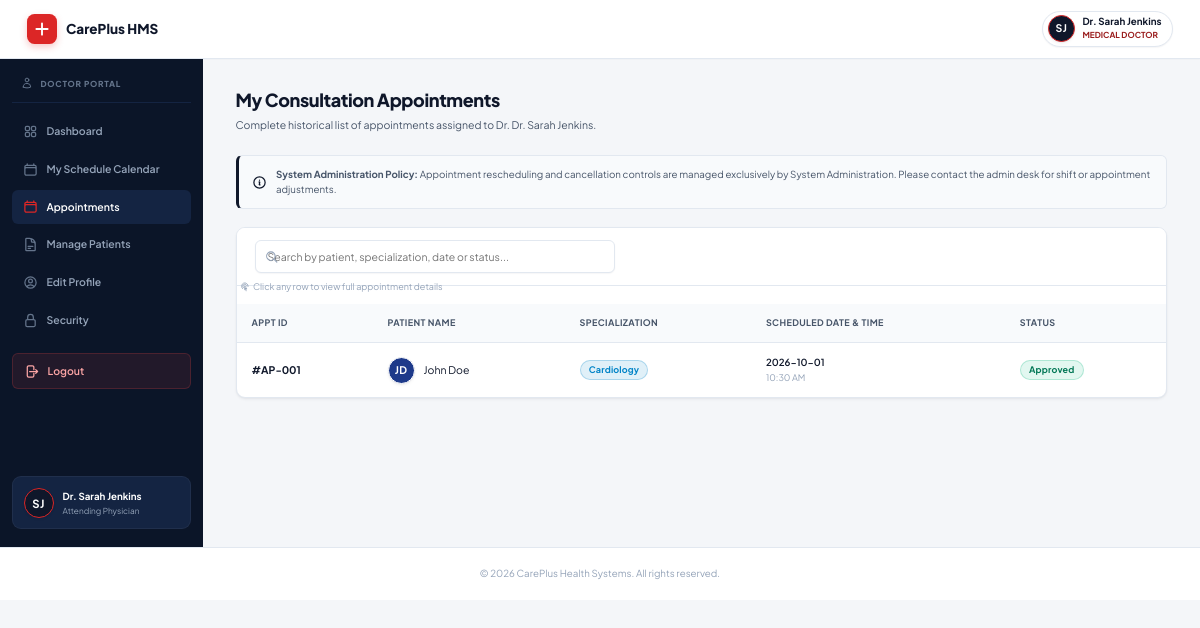
/doctor/appointment-history.php (signed in), run on the app's committed database.
### tables this page shows
CREATE TABLE IF NOT EXISTS `appointments` (
  `id` INT AUTO_INCREMENT PRIMARY KEY,
  `patient_name` VARCHAR(255) NOT NULL,
  `doc_name` VARCHAR(255) NOT NULL,
  `specialization` VARCHAR(255) NOT NULL,
  `app_date` DATE NOT NULL,
  `app_time` TIME NOT NULL,
  `status` VARCHAR(50) DEFAULT 'Approved',
  `creation_date` TIMESTAMP DEFAULT CURRENT_TIMESTAMP
);

### doctor/appointment-history.php (the view, shortened to what this page needs)
<?php
include('../config/db.php');
$dname = $_SESSION['doc_name'];
$history_result = mysqli_query($conn, "SELECT * FROM appointments WHERE doc_name='$dname' ORDER BY id DESC");
$history_arr = [];
while($h = mysqli_fetch_assoc($history_result)) { $history_arr[] = $h; }
include('../includes/header.php');
include('../includes/doctor_sidebar.php');
?>
<main class="content-area">
    <div class="page-title-bar">
        <div>
            <h2>My Consultation Appointments</h2>
            <p>Complete historical list of appointments assigned to Dr. <?php echo htmlspecialchars($dname); ?>.</p>
        </div>
    </div>
    <div style="background: #f8fafc; border: 1px solid var(--border-color); border-left: 4px solid var(--navy-primary); border-radius: var(--radius-sm); padding: 14px 18px; margin-bottom: 24px; display: flex; align-items: center; gap: 12px;">
        <span style="font-size: 13px; color: var(--text-secondary);">
            <strong>System Administration Policy:</strong> Appointment rescheduling and cancellation controls are managed exclusively by System Administration. Please contact the admin desk for shift or appointment adjustments.
        </span>
    </div>
    <div class="table-responsive">
        <div class="search-bar-wrapper">
            <div class="search-input-wrap">
                <input type="text" id="dApptSearch" class="table-search-input" placeholder="Search by patient, specialization, date or status...">
            </div>
        </div>
        <p style="font-size:12px; color:var(--text-muted); margin: -8px 0 12px; padding: 0 4px;">
            Click any row to view full appointment details
        </p>
        <table>
            <thead>
                <tr>
                    <th>Appt ID</th>
                    <th>Patient Name</th>
                    <th>Specialization</th>
                    <th>Scheduled Date &amp; Time</th>
                    <th>Status</th>
                </tr>
            </thead>
            <tbody>
                <?php
                if(count($history_arr) > 0) {
                    foreach($history_arr as $idx => $h) {
                        $st = isset($h['status']) && $h['status'] ? $h['status'] : 'Pending';
                        $st_badge = 'badge-pending';
                        if ($st === 'Approved') $st_badge = 'badge-success';
                ?>
                <tr class="doc-appt-row" data-idx="<?php echo $idx; ?>" style="cursor:pointer;" title="Click to view details">
                    <td><strong>#AP-<?php echo sprintf('%03d', $h['id']); ?></strong></td>
                    <td>
                        <div class="table-user-cell">
                            <?php echo avatar_circle($h['patient_name'], 36); ?>
                            <span class="name"><?php echo htmlspecialchars($h['patient_name']); ?></span>
                        </div>
                    </td>
                    <td><span class="badge badge-info"><?php echo htmlspecialchars($h['specialization']); ?></span></td>
                    <td>
                        <div style="font-size: 13px; font-weight: 600; color: var(--text-primary);"><?php echo htmlspecialchars($h['app_date']); ?></div>
                        <div style="font-size: 12px; color: var(--text-muted);"><?php echo date('h:i A', strtotime($h['app_time'])); ?></div>
                    </td>
                    <td>
                        <span class="badge <?php echo $st_badge; ?>">
                            <?php echo htmlspecialchars($st); ?>
                        </span>
                    </td>
                </tr>
                <?php
                    }
                } else {
                    echo "<tr><td colspan='5' style='text-align:center; padding: 24px; color: var(--text-muted);'>No consultation appointments found.</td></tr>";
                }
                ?>
            </tbody>
        </table>
    </div>
</main>
<?php include('../includes/footer.php'); ?>

### includes/helpers.php (shortened to what this page needs)
<?php
if (!function_exists('avatar_circle')) {
    function avatar_circle($name, $size = 40, $extra_class = '') {
        $name = trim((string) $name);
        $words = preg_split('/\s+/', preg_replace('/^(Dr\.|Mr\.|Mrs\.|Ms\.)\s+/i', '', $name));
        $words = array_values(array_filter($words, fn($w) => $w !== ''));
        $initials = '';
        if (count($words) >= 2) {
            $initials = strtoupper(substr($words[0], 0, 1) . substr($words[count($words) - 1], 0, 1));
        } elseif (count($words) === 1) {
            $initials = strtoupper(substr($words[0], 0, 2));
        } else {
            $initials = '?';
        }
        $palette = [
            '#dc2626',
            '#0f172a',
            '#1e293b',
            '#991b1b',
            '#1e3a8a',
            '#b91c1c',
            '#334155',
        ];
        $hash = 0;
        foreach (str_split($name) as $ch) {
            $hash = (($hash << 5) - $hash) + ord($ch);
            $hash = $hash & 0xFFFFFFFF;
        }
        $color = $palette[abs($hash) % count($palette)];
        $font_size = max(11, round($size * 0.38));
        $safe_name = htmlspecialchars($name, ENT_QUOTES);
        $safe_initials = htmlspecialchars($initials, ENT_QUOTES);
        return sprintf(
            '<span class="avatar-circle %s" title="%s" style="width:%dpx;height:%dpx;min-width:%dpx;font-size:%dpx;background:%s;">%s</span>',
            htmlspecialchars($extra_class, ENT_QUOTES),
            $safe_name,
            $size,
            $size,
            $size,
            $font_size,
            $color,
            $safe_initials
        );
    }
}

### data on the page
appointments: id "001", patient_name "JD", patient_name "John Doe", specialization "Cardiology", app_date "2026-10-01", app_time "10:30 AM", status "Approved"

### other printed values
$safe_initials "SJ SJ"
$display_name "Dr. Sarah Jenkins"
$display_role "MEDICAL DOCTOR"
$_SESSION['doc_name'] "Dr. Sarah Jenkins"
$dname "Dr. Sarah Jenkins"
